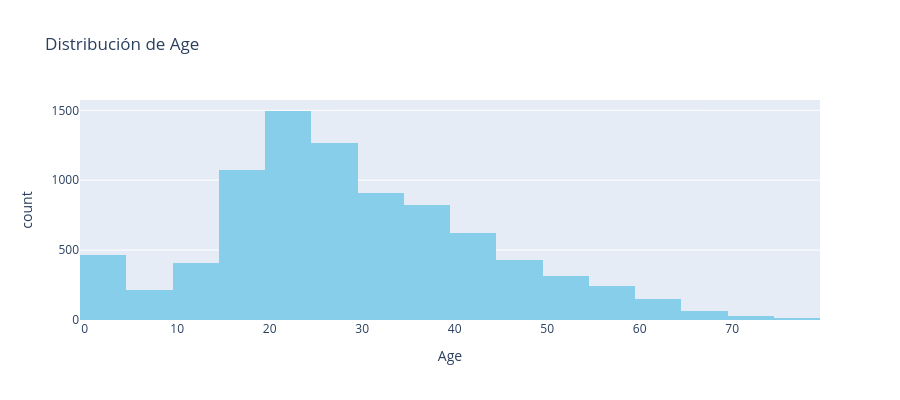
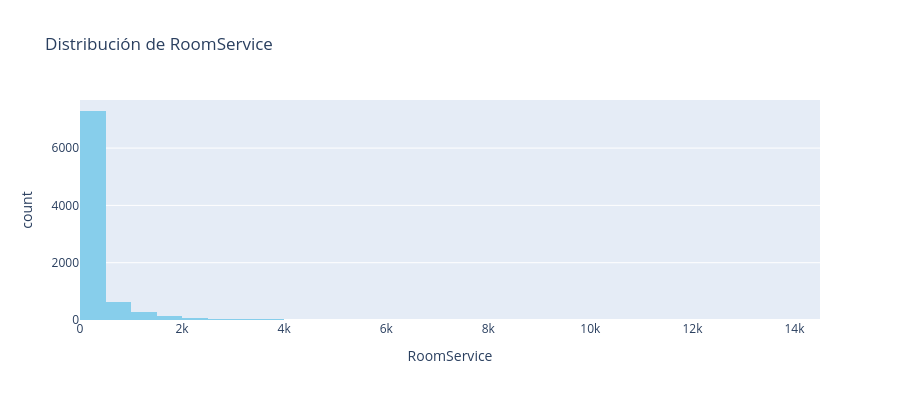
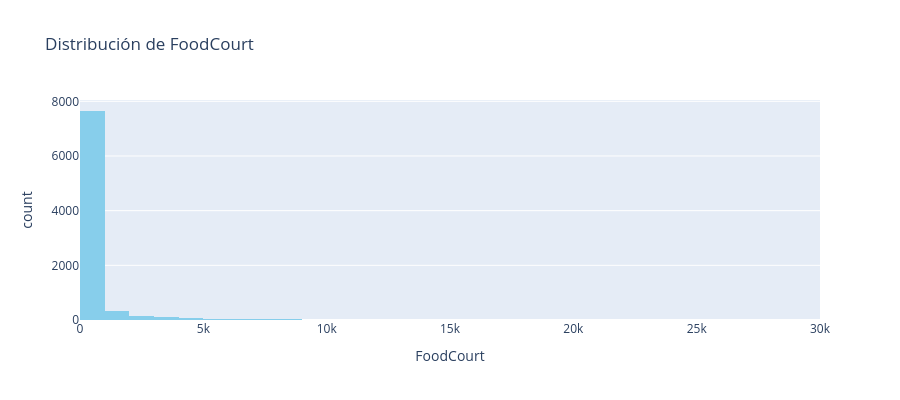
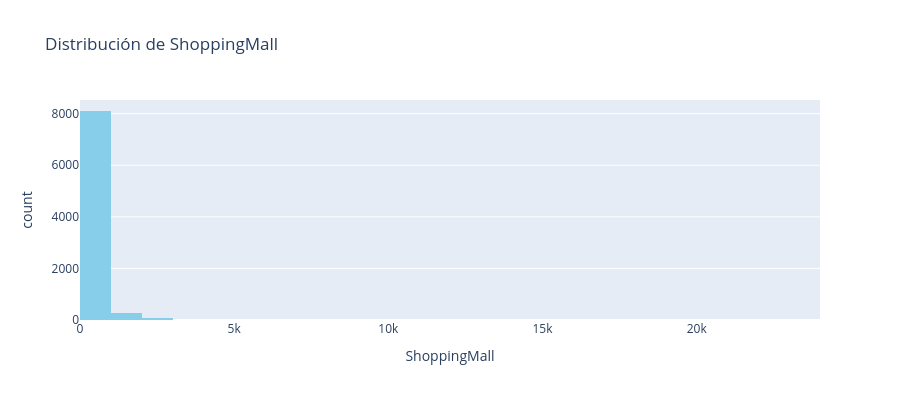

The cell these charts' notebook holds for them, in order:
### Markdown cell above
### **7.1 Distribuciones**

### Code cell
if len(num_cols) > 0:
    num_cols_to_plot = [col for col in num_cols if col != target]
    
    for col in num_cols_to_plot:
        fig = px.histogram(df, x=col, nbins=30,
                          title=f'Distribución de {col}',
                          labels={col: col, 'count': 'Frecuencia'},
                          color_discrete_sequence=['skyblue'])
        fig.update_layout(height=400, showlegend=False)
        fig.show()

### Figure 1 — Plotly figure (JSON) as saved in the notebook; plotly's stock layout.template omitted (floating-point values rounded to 4 significant figures; data arrays with more than 128 entries replaced by an {"elided": "..."} marker saying what was removed)
{"data": [{"alignmentgroup": "True", "bingroup": "x", "hovertemplate": "Age=%{x}<br>count=%{y}<extra></extra>", "legendgroup": "", "marker": {"color": "skyblue", "pattern": {"shape": ""}}, "name": "", "nbinsx": 30, "offsetgroup": "", "orientation": "v", "showlegend": false, "type": "histogram", "x": {"elided": "8693 int values"}, "xaxis": "x", "yaxis": "y"}], "layout": {"barmode": "relative", "height": 400, "legend": {"tracegroupgap": 0}, "showlegend": false, "title": {"text": "Distribución de Age"}, "xaxis": {"anchor": "y", "domain": [0, 1], "title": {"text": "Age"}}, "yaxis": {"anchor": "x", "domain": [0, 1], "title": {"text": "count"}}}}

### Figure 2 — Plotly figure (JSON) as saved in the notebook; plotly's stock layout.template omitted (floating-point values rounded to 4 significant figures; data arrays with more than 128 entries replaced by an {"elided": "..."} marker saying what was removed)
{"data": [{"alignmentgroup": "True", "bingroup": "x", "hovertemplate": "RoomService=%{x}<br>count=%{y}<extra></extra>", "legendgroup": "", "marker": {"color": "skyblue", "pattern": {"shape": ""}}, "name": "", "nbinsx": 30, "offsetgroup": "", "orientation": "v", "showlegend": false, "type": "histogram", "x": {"elided": "8693 int values"}, "xaxis": "x", "yaxis": "y"}], "layout": {"barmode": "relative", "height": 400, "legend": {"tracegroupgap": 0}, "showlegend": false, "title": {"text": "Distribución de RoomService"}, "xaxis": {"anchor": "y", "domain": [0, 1], "title": {"text": "RoomService"}}, "yaxis": {"anchor": "x", "domain": [0, 1], "title": {"text": "count"}}}}

### Figure 3 — Plotly figure (JSON) as saved in the notebook; plotly's stock layout.template omitted (floating-point values rounded to 4 significant figures; data arrays with more than 128 entries replaced by an {"elided": "..."} marker saying what was removed)
{"data": [{"alignmentgroup": "True", "bingroup": "x", "hovertemplate": "FoodCourt=%{x}<br>count=%{y}<extra></extra>", "legendgroup": "", "marker": {"color": "skyblue", "pattern": {"shape": ""}}, "name": "", "nbinsx": 30, "offsetgroup": "", "orientation": "v", "showlegend": false, "type": "histogram", "x": {"elided": "8693 int values"}, "xaxis": "x", "yaxis": "y"}], "layout": {"barmode": "relative", "height": 400, "legend": {"tracegroupgap": 0}, "showlegend": false, "title": {"text": "Distribución de FoodCourt"}, "xaxis": {"anchor": "y", "domain": [0, 1], "title": {"text": "FoodCourt"}}, "yaxis": {"anchor": "x", "domain": [0, 1], "title": {"text": "count"}}}}

### Figure 4 — Plotly figure (JSON) as saved in the notebook; plotly's stock layout.template omitted (floating-point values rounded to 4 significant figures; data arrays with more than 128 entries replaced by an {"elided": "..."} marker saying what was removed)
{"data": [{"alignmentgroup": "True", "bingroup": "x", "hovertemplate": "ShoppingMall=%{x}<br>count=%{y}<extra></extra>", "legendgroup": "", "marker": {"color": "skyblue", "pattern": {"shape": ""}}, "name": "", "nbinsx": 30, "offsetgroup": "", "orientation": "v", "showlegend": false, "type": "histogram", "x": {"elided": "8693 int values"}, "xaxis": "x", "yaxis": "y"}], "layout": {"barmode": "relative", "height": 400, "legend": {"tracegroupgap": 0}, "showlegend": false, "title": {"text": "Distribución de ShoppingMall"}, "xaxis": {"anchor": "y", "domain": [0, 1], "title": {"text": "ShoppingMall"}}, "yaxis": {"anchor": "x", "domain": [0, 1], "title": {"text": "count"}}}}
